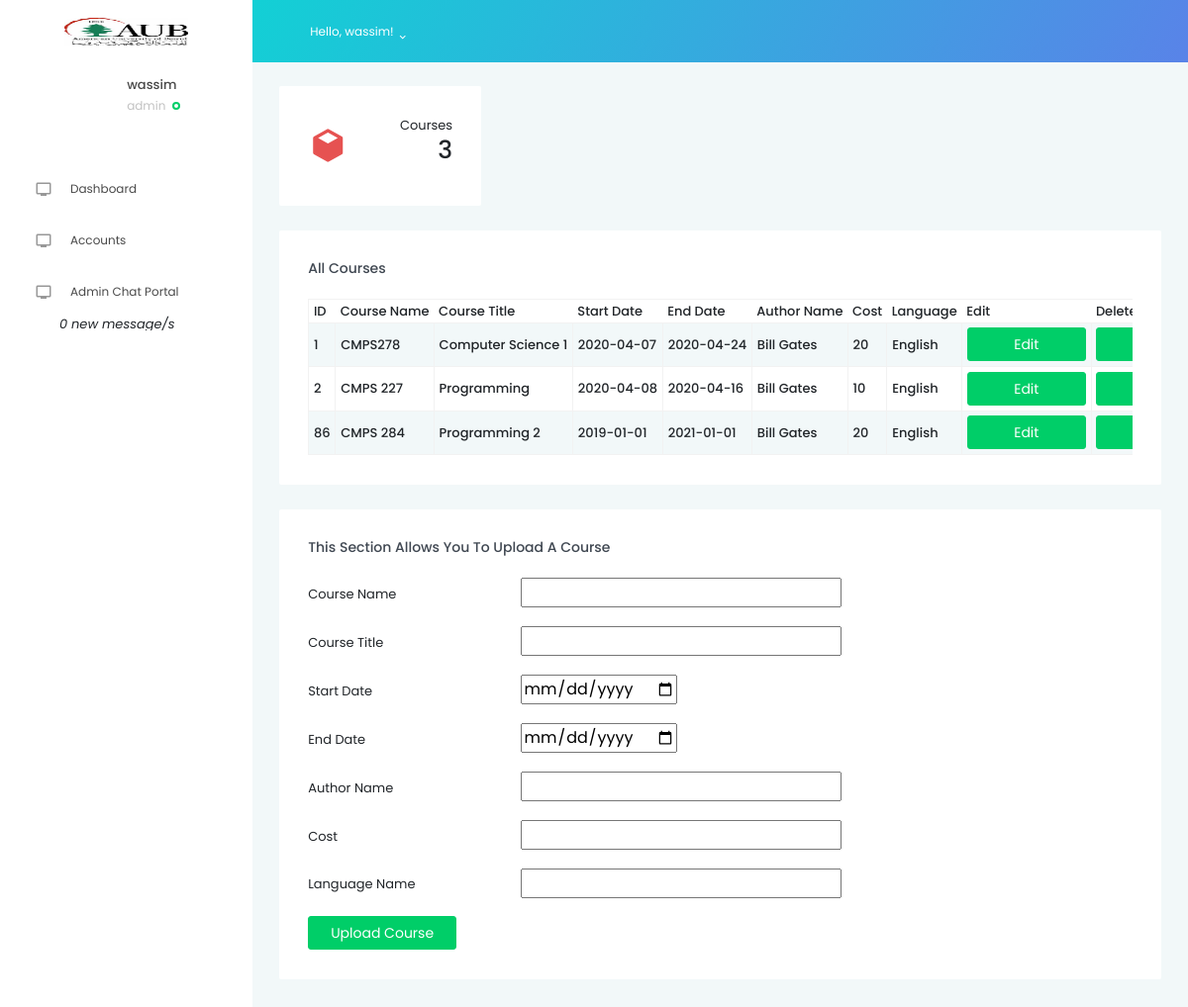
Page /admin.php (signed in) on the committed database.
### tables this page shows
CREATE TABLE IF NOT EXISTS `courses` (
  `id` int(250) NOT NULL AUTO_INCREMENT,
  `name` varchar(100) NOT NULL,
  `title` varchar(100) NOT NULL,
  `start_date` date NOT NULL,
  `end_date` date NOT NULL,
  `author_name` varchar(100) NOT NULL,
  `cost` varchar(250) NOT NULL,
  `language` varchar(250) NOT NULL,
  PRIMARY KEY (`id`)
);

### admin.php (the view, shortened to what this page needs)
<!DOCTYPE html>
<?php
include 'database.php';
extract($_POST);
extract($_SESSION);
 ?>
<html lang="en">
<head>
  <link rel="stylesheet" href="vendors/iconfonts/mdi/css/materialdesignicons.min.css">
  <link rel="stylesheet" href="vendors/css/vendor.bundle.base.css">
  <link rel="stylesheet" href="vendors/css/vendor.bundle.addons.css">
<link href="datatables/css/addons/datatables.min.css" rel="stylesheet">
  <link rel="stylesheet" href="css/style.css">
</head>
<body>
  <div class="container-scroller">
    <nav class="navbar default-layout col-lg-12 col-12 p-0 fixed-top d-flex flex-row">
      <div class="text-center navbar-brand-wrapper d-flex align-items-top justify-content-center">
        <a class="navbar-brand brand-logo" href="index.html">
          <img src="images/aub.jpg" alt="logo" />
        </a>
      </div>
      <div class="navbar-menu-wrapper d-flex align-items-center">
        <ul class="navbar-nav navbar-nav-left header-links d-none d-md-flex">
		  <li class="nav-item dropdown d-none d-xl-inline-block">
            <a class="nav-link dropdown-toggle" id="UserDropdown" href="#" data-toggle="dropdown" aria-expanded="false">
              <span class="profile-text">Hello, <?=$_SESSION['name']?>!</span>
            </a>
          </li>
        </ul>
      </div>
    </nav>
    <div class="container-fluid page-body-wrapper">
      <nav class="sidebar sidebar-offcanvas" id="sidebar">
        <ul class="nav">
          <li class="nav-item nav-profile">
            <div class="nav-link">
              <div class="user-wrapper">
                <div class="profile-image">
                </div>
                <div class="text-wrapper">
                  <p class="profile-name"><?=$_SESSION['name']?></p>
                  <div>
                    <small class="designation text-muted"><?=$_SESSION['role']?></small>
                    <span class="status-indicator online"></span>
                  </div>
                </div>
              </div>
            </div>
          </li>
          <li class="nav-item">
            <a class="nav-link" href="admin.php">
              <i class="menu-icon mdi mdi-television"></i>
              <span class="menu-title">Dashboard</span>
            </a>
          </li>
		 <li class="nav-item">
            <a class="nav-link" href="accounts.php">
              <i class="menu-icon mdi mdi-television"></i>
              <span class="menu-title">Accounts</span>
            </a>
          </li>
 <li class="nav-item">
            <a class="nav-link" href="admin_chat_portal.php">
              <i class="menu-icon mdi mdi-television"></i>
              <span class="menu-title">Admin Chat Portal</span>	</br></br>
            </a>
			<em style="margin-left:60px;"><span id="notification_counter">0</span> new message/s</em>
          </li>
        </ul>
      </nav>
      <div class="main-panel">
        <div class="content-wrapper">
          <div class="row">
            <div class="col-xl-3 col-lg-3 col-md-3 col-sm-6 grid-margin stretch-card">
              <div class="card card-statistics">
                <div class="card-body">
                  <div class="clearfix">
                    <div class="float-left">
                      <i class="mdi mdi-cube text-danger icon-lg"></i>
                    </div>
                    <div class="float-right">
                      <p class="mb-0 text-right">Courses</p>
                      <div class="fluid-container">
					  <?php
					    $nbr = $conn->query("SELECT COUNT(name)FROM courses ");
						foreach ($nbr as $values){
							$c=$values[0];
					  ?>
                        <h3 class="font-weight-medium text-right mb-0"><?=$c?></h3>
						<?php } ?>
                      </div>
                    </div>
                  </div>
                </div>
              </div>
            </div>
          </div>
          <div class="row">
            <div class="col-lg-12 grid-margin">
              <div class="card">
                <div class="card-body">
                  <h4 class="card-title">All courses</h4>
                  <div class="table-responsive">
                    <table  id="dtBasicExample" class="table table-striped table-bordered table-sm" cellspacing="0" width="100%">
                      <thead>
                        <tr>
<th class="th-sm">ID</th>
						<th class="th-sm">Course Name
                          </th>
                          <th class="th-sm">Course Title
                          </th>
						   <th class="th-sm">Start Date
                          </th>
                          <th class="th-sm">End Date
                          </th>
						  <th class="th-sm">Author Name
						  </th>
                          <th class="th-sm">Cost
                          </th>
<th class="th-sm">Language
                          </th>
                          <th class="th-sm">Edit
                          </th>
							<th class="th-sm">Delete
                          </th>
                        </tr>
                      </thead>
					   <tbody>
					   <?php
							$info = $conn->query("select * from courses");
						foreach($info as $values){
$id=$values[0];
							$name=$values[1];
							$title=$values[2];
							$start_date=$values[3];
							$end_date=$values[4];
							$author_name=$values[5];
							$cost=$values[6];
														$lang=$values[7];
						?>
                        <tr>
                         <td class="font-weight-medium">
                            <?=$id?>
                          </td>
						  <td class="font-weight-medium">
                            <?=$name?>
                          </td>
                          <td class="font-weight-medium">
                            <?=$title?>
                          </td>
						   <td class="font-weight-medium">
                            <?=$start_date?>
                          </td>
                            <td class="font-weight-medium">
                            <?=$end_date?>
                          </td>
                          <td class="font-weight-medium">
                            <?=$author_name?>
                          </td>
                          <td class="font-weight-medium">
                            <?=$cost?>
                          </td>
<td class="font-weight-medium">
                            <?=$lang?>
                          </td>
								<td class="font-weight-medium">
						<form action="editcourse.php" method="POST">
                            <button type="submit"
                     class="btn btn-success btn-fw">Edit</button>
</form>
                          </td>
<td class="font-weight-medium">
                            <form action="deletecourse.php" method="POST">
                            <button type="submit" id="submit"
                     class="btn btn-success btn-fw">Delete</button>
</form>
                          </td>
						  </tr>
						<?php
						}
						?>
                      </tbody>
                    </table>
                  </div>
                </div>
              </div>
            </div>
          </div>
           <div class="row">
            <div class="col-lg-12 grid-margin">
              <div class="card">
                <div class="card-body">
	<h4 class="card-title">This section allows you to upload a course</h4>
<form action="uploadcourse.php" method="post">
			<div class="form-group row">
									<label for="id" class="col-sm-3 col-form-label"> Course Name </label>
									<div class="col-sm-9">
							<input class="course_upload_data" name="coursename" id="coursename" required type="text"/>
								</div>
				</div>
						<div class="form-group row">
									<label for="id" class="col-sm-3 col-form-label"> Course Title </label>
									<div class="col-sm-9">
							<input class="course_upload_data" name="coursetitle" id="coursetitle" required type="text"/>
								</div>
				</div>
				<div class="form-group row">
									<label for="id" class="col-sm-3 col-form-label"> Start Date </label>
									<div class="col-sm-9">
							<input class="course_upload_data" name="startdate" required id="startdate" type="date"/>
								</div>
				</div>
			<div class="form-group row">
									<label for="id" class="col-sm-3 col-form-label"> End Date </label>
									<div class="col-sm-9">
							<input class="course_upload_data" name="enddate" required id="enddate" type="date"/>
								</div>
				</div>
						<div class="form-group row">
									<label for="id" class="col-sm-3 col-form-label"> Author Name </label>
									<div class="col-sm-9">
							<input class="course_upload_data" name="authorname" required id="authorname" type="text"/>
								</div>
				</div>
								<div class="form-group row">
									<label for="id" class="col-sm-3 col-form-label"> Cost </label>
									<div class="col-sm-9">
							<input class="course_upload_data" name="cost" required id="cost" type="number"/>
								</div>
				</div>
				<div class="form-group row">
									<label for="id" class="col-sm-3 col-form-label"> Language Name </label>
									<div class="col-sm-9">
							<input class="course_upload_data" name="lname" required id="lname" type="text"/>
								</div>
				</div>
                <button type="submit" id="course_upload" name="import"
                     class="btn btn-success btn-fw">Upload Course</button>
				</form>
                </div>
              </div>
            </div>
          </div>
      </div>
    </div>
  </div>
</body>
</html>

### rows in the picture
courses: id "1", name "CMPS278", title "Computer Science 1", start_date "2020-04-07", end_date "2020-04-24", author_name "Bill Gates", cost "20", language "English"
courses: id "2", name "CMPS 227", title "Programming", start_date "2020-04-08", end_date "2020-04-16", author_name "Bill Gates", cost "10", language "English"
courses: id "86", name "CMPS 284", title "Programming 2", start_date "2019-01-01", end_date "2021-01-01", author_name "Bill Gates", cost "20", language "English"

### other values in the picture
$_SESSION['name'] "wassim"
$_SESSION['role'] "admin"
$c "3"
